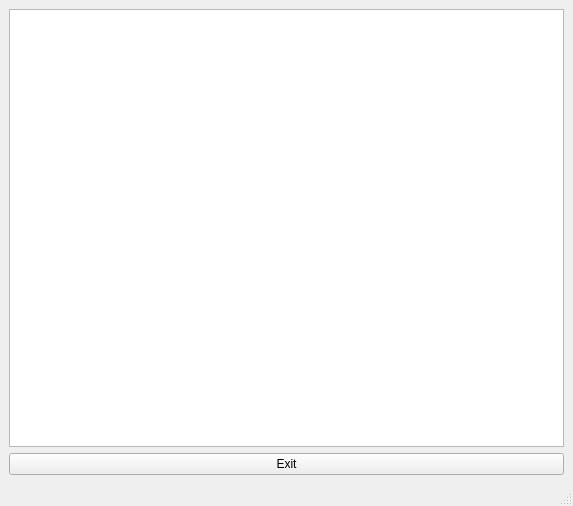
<?xml version="1.0" encoding="UTF-8"?>
<ui version="4.0">
 <class>MainWindow</class>
 <widget class="QMainWindow" name="MainWindow">
  <property name="geometry">
   <rect>
    <x>0</x>
    <y>0</y>
    <width>573</width>
    <height>506</height>
   </rect>
  </property>
  <property name="windowTitle">
   <string>MainWindow</string>
  </property>
  <widget class="QWidget" name="centralwidget">
   <property name="sizePolicy">
    <sizepolicy hsizetype="Preferred" vsizetype="Preferred">
     <horstretch>0</horstretch>
     <verstretch>0</verstretch>
    </sizepolicy>
   </property>
   <layout class="QVBoxLayout" name="verticalLayout_2">
    <item>
     <widget class="CustomListWidget" name="listWidget"/>
    </item>
    <item>
     <widget class="QPushButton" name="exitButton">
      <property name="text">
       <string>Exit</string>
      </property>
     </widget>
    </item>
   </layout>
  </widget>
  <widget class="QMenuBar" name="menubar">
   <property name="geometry">
    <rect>
     <x>0</x>
     <y>0</y>
     <width>573</width>
     <height>22</height>
    </rect>
   </property>
  </widget>
  <widget class="QStatusBar" name="statusbar"/>
 </widget>
 <customwidgets>
  <customwidget>
   <class>CustomListWidget</class>
   <extends>QListWidget</extends>
   <header>customlistwidget.h</header>
  </customwidget>
 </customwidgets>
 <resources/>
 <connections/>
</ui>
